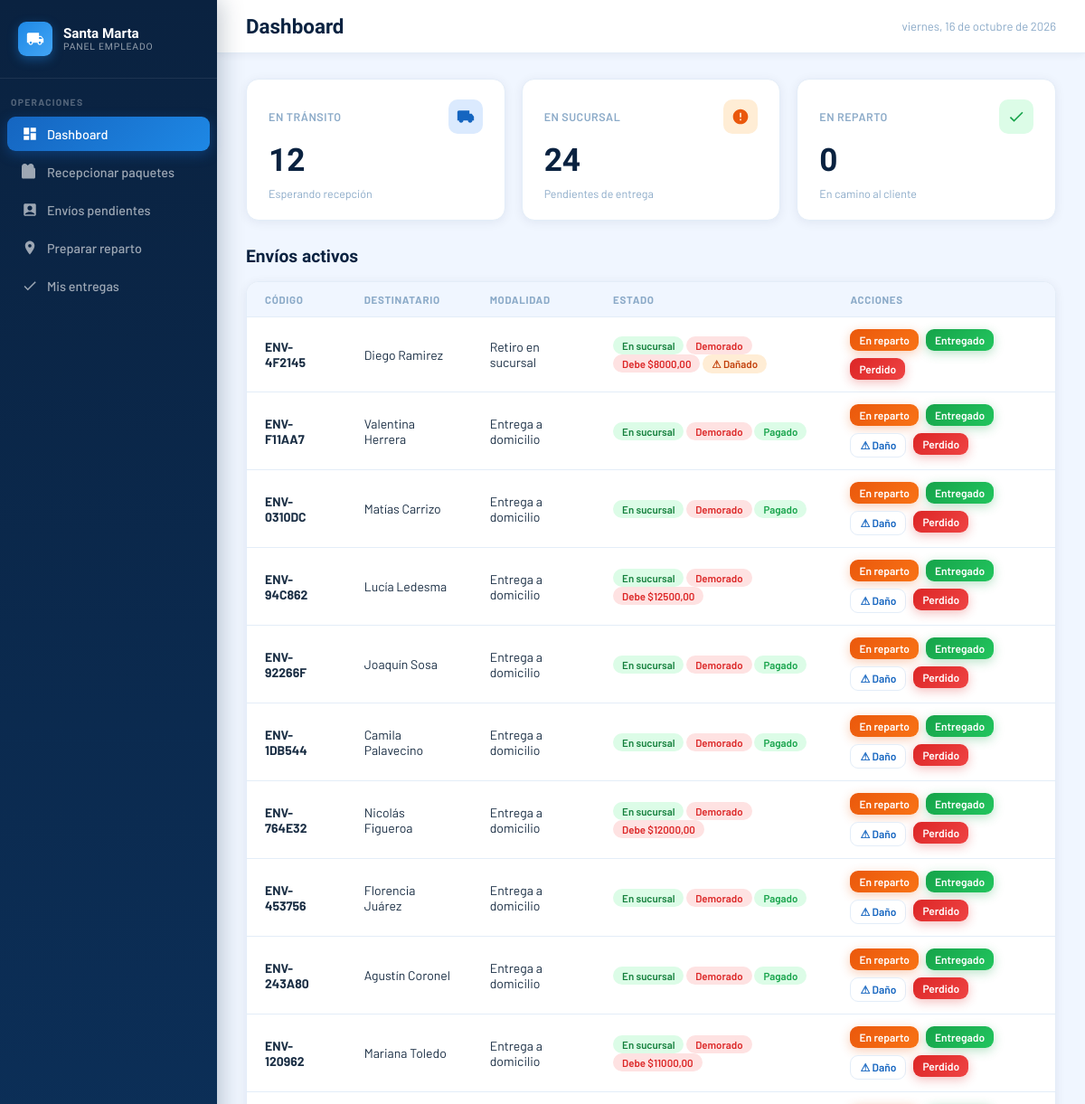
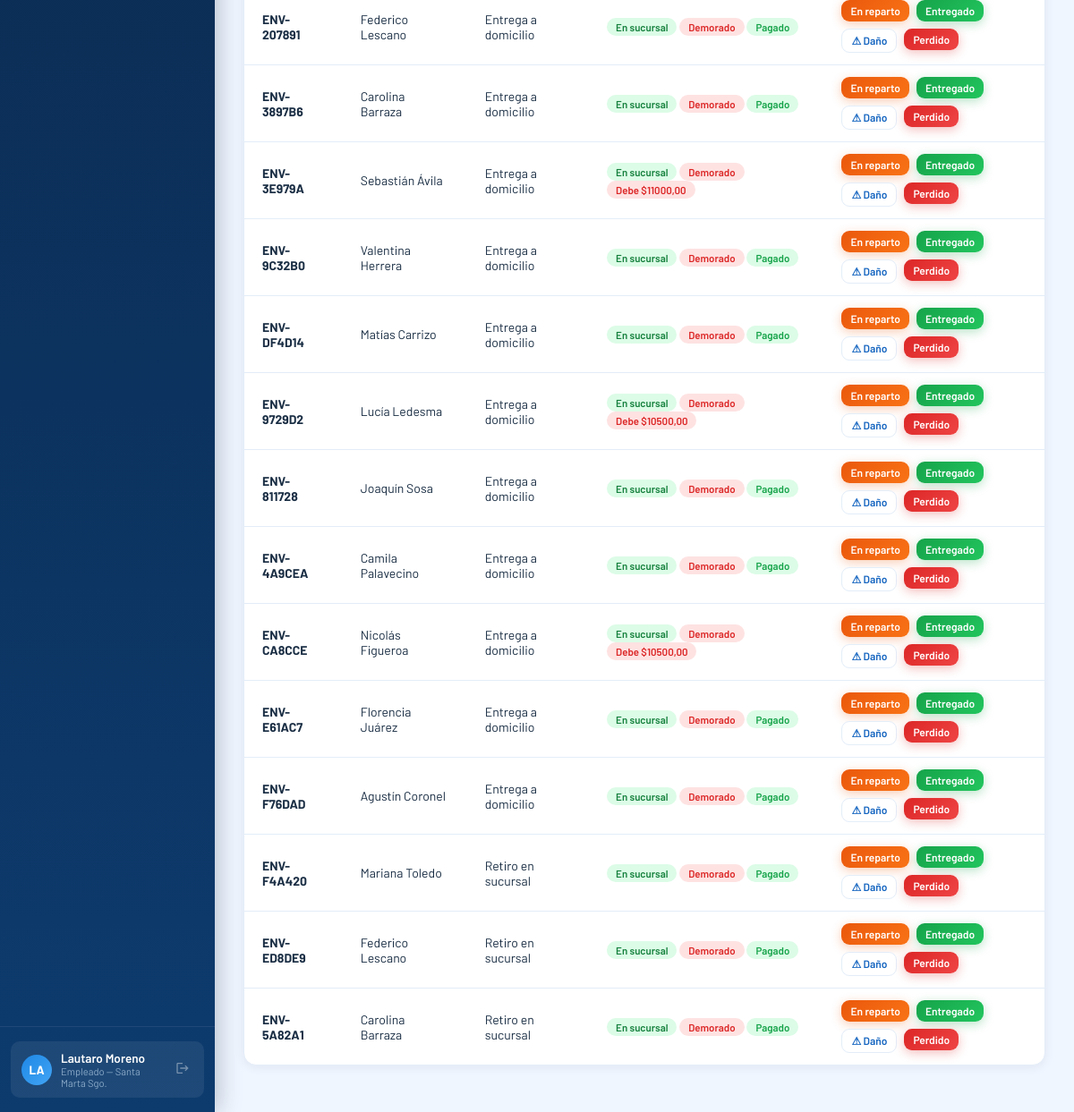
The app's page /empleado/dashboard/ (signed in) with its own data (2 pictures, top to bottom).
### core/models.py (models this page shows, shortened)
class Usuario(AbstractUser):
    ROL_CHOICES = [
        ('admin', 'Administrador'),
        ('empleado', 'Empleado'),
        ('cliente', 'Cliente'),
    ]
    rol = models.CharField(max_length=20, choices=ROL_CHOICES)
    dni = models.CharField(max_length=20, unique=True)
    telefono = models.CharField(max_length=20, blank=True)

class Envio(models.Model):
    ESTADO_CHOICES = [
        ('pendiente', 'Pendiente'),
        ('en_transito', 'En tránsito'),
        ('en_sucursal', 'En sucursal'),
        ('en_reparto', 'En reparto'),
        ('entregado', 'Entregado'),
        ('cancelado', 'Cancelado'),
        ('devuelto', 'Devuelto'),
        ('retenido', 'Retenido'),
        ('extraviado', 'Extraviado'),
    ]
    MODALIDAD_CHOICES = [
        ('domicilio', 'Entrega a domicilio'),
        ('sucursal', 'Retiro en sucursal'),
    ]
    ZONA_CHOICES = [
        ('norte', 'Norte'),
        ('sur', 'Sur'),
        ('este', 'Este'),
        ('oeste', 'Oeste'),
    ]
    codigo = models.CharField(max_length=20, unique=True, editable=False)
    destinatario = models.ForeignKey(Usuario, on_delete=models.PROTECT, related_name='envios')
    despacho = models.ForeignKey(Despacho, on_delete=models.SET_NULL, null=True, blank=True, related_name='envios')
    contenido = models.CharField(max_length=200)
    peso = models.DecimalField(max_digits=6, decimal_places=2, default=1, help_text='Peso en kilogramos')
    precio = models.DecimalField(max_digits=10, decimal_places=2)
    estado = models.CharField(max_length=20, choices=ESTADO_CHOICES, default='pendiente')
    modalidad = models.CharField(max_length=20, choices=MODALIDAD_CHOICES)
    direccion_entrega = models.CharField(max_length=200, blank=True)
    zona = models.CharField(max_length=10, choices=ZONA_CHOICES, blank=True)
    fecha_registro = models.DateTimeField(auto_now_add=True)
    fecha_actualizacion = models.DateTimeField(auto_now=True)
    fecha_recepcion = models.DateTimeField(null=True, blank=True)
    fecha_entrega = models.DateTimeField(null=True, blank=True)
    entregado_por = models.ForeignKey(
        Usuario, on_delete=models.SET_NULL, null=True, blank=True, related_name='entregas_realizadas'
    )
    lat = models.FloatField(null=True, blank=True)
    lon = models.FloatField(null=True, blank=True)
    notificado_demora = models.BooleanField(default=False)
    intentos_entrega = models.PositiveSmallIntegerField(default=0)
    ESTADOS_ACTIVOS = ['pendiente', 'en_transito', 'en_sucursal', 'en_reparto']
    UMBRAL_DEMORA_DIAS = 2
    MAX_INTENTOS_ENTREGA = 2
    UMBRAL_RETENCION_DIAS = 20
    @property
    def dias_sin_actualizar(self):
        return (timezone.now() - self.fecha_actualizacion).days
    @property
    def esta_demorado(self):
        return self.estado in self.ESTADOS_ACTIVOS and self.dias_sin_actualizar > self.UMBRAL_DEMORA_DIAS
    @property
    def tiene_danio_reportado(self):
        return self.incidencias.filter(tipo='danado').exists()
    @property
    def tiene_perdida_reportada(self):
        return self.incidencias.filter(tipo='perdido').exists()
    @property
    def monto_pagado(self):
        return self.pagos.filter(anulado=False, verificado=True).aggregate(total=models.Sum('monto'))['total'] or 0
    @property
    def esta_pagado(self):
        return self.monto_pagado >= self.precio
    @property
    def saldo_pendiente(self):
        return max(self.precio - self.monto_pagado, 0)
    @property
    def tiene_pago_pendiente_verificacion(self):
        return self.pagos.filter(anulado=False, verificado=False).exists()

### empleado/views.py (the view)
# urls.py: path('dashboard/', views.dashboard_view, name='admin_dashboard'),
@login_required
def dashboard_view(request):
    if request.user.rol != 'empleado':
        return redirect('inicio')
    return render(request, 'empleado/dashboard.html', _contexto_dashboard(request))

### core/models.py (called while the page is built)
    @property
    def total_envios(self):
        return self.envios.exclude(estado='cancelado').count()

    @property
    def envios_recibidos(self):
        return self.envios.exclude(estado__in=['pendiente', 'en_transito', 'extraviado']).count()

### empleado/views.py (called while the page is built)
def _contexto_dashboard(request):
    return {
        'envios_transito': Envio.objects.filter(estado='en_transito'),
        'envios_sucursal': Envio.objects.filter(estado='en_sucursal'),
        'envios_reparto': Envio.objects.filter(estado='en_reparto'),
        'envios_retenidos': Envio.objects.filter(estado='retenido'),
        'despachos_pendientes': Despacho.objects.filter(
            fecha_salida__isnull=False, recepcion_finalizada=False
        ).order_by('fecha_salida'),
        'transito_sin_despacho': Envio.objects.filter(estado='en_transito', despacho__isnull=True),
        'mis_entregas': Envio.objects.filter(entregado_por=request.user).select_related('destinatario').order_by('-fecha_entrega'),
        'repartos_activos': RepartoActivo.objects.filter(empleado=request.user).select_related(),
    }

### empleado/templates/empleado/dashboard.html (shortened to what this page needs)
<!DOCTYPE html>
<html lang="es">
<head>
</head>
<body>
<aside class="sidebar">
  <div class="sidebar-logo">
    <div class="sidebar-logo-icon">
    </div>
    <div class="sidebar-logo-text">Santa Marta<span>Panel Empleado</span></div>
  </div>
  <div class="sidebar-section">Operaciones</div>
  <a href="#" class="nav-item active" onclick="showPage('dashboard')">
    <svg viewBox="0 0 24 24" fill="currentColor"><path d="M3 13h8V3H3v10zm0 8h8v-6H3v6zm10 0h8V11h-8v10zm0-18v6h8V3h-8z"/></svg>Dashboard
  </a>
  <a href="#" class="nav-item" onclick="showPage('recepcionar')">
    <svg viewBox="0 0 24 24" fill="currentColor"><path d="M20 6h-2.18c.07-.44.18-.88.18-1.36C18 2.06 15.96 0 13.5 0c-1.23 0-2.31.5-3.11 1.3L9 2.7 7.61 1.3C6.81.5 5.73 0 4.5 0 2.04 0 0 2.06 0 4.64c0 .48.11.92.18 1.36H0v14c0 1.1.9 2 2 2h16c1.1 0 2-.9 2-2V8c0-1.1-.9-2-2-2z"/></svg>Recepcionar paquetes
  </a>
  <a href="#" class="nav-item" onclick="showPage('pendientes')">
    <svg viewBox="0 0 24 24" fill="currentColor"><path d="M19 3H5c-1.1 0-2 .9-2 2v14c0 1.1.9 2 2 2h14c1.1 0 2-.9 2-2V5c0-1.1-.9-2-2-2zm-7 3c1.93 0 3.5 1.57 3.5 3.5S13.93 13 12 13s-3.5-1.57-3.5-3.5S10.07 6 12 6zm7 13H5v-.23c0-.62.28-1.2.76-1.58C7.47 15.82 9.64 15 12 15s4.53.82 6.24 2.19c.48.38.76.97.76 1.58V19z"/></svg>Envíos pendientes
  </a>
  <a href="{% url 'empleado_preparar_reparto' %}" class="nav-item">
    <svg viewBox="0 0 24 24" fill="currentColor"><path d="M12 2C8.13 2 5 5.13 5 9c0 5.25 7 13 7 13s7-7.75 7-13c0-3.87-3.13-7-7-7zm0 9.5A2.5 2.5 0 1 1 12 6.5a2.5 2.5 0 0 1 0 5z"/></svg>Preparar reparto
  </a>
  <a href="#" class="nav-item" onclick="showPage('mis-entregas')">
    <svg viewBox="0 0 24 24" fill="currentColor"><path d="M9 16.17L4.83 12l-1.42 1.41L9 19 21 7l-1.41-1.41z"/></svg>Mis entregas
  </a>
  <div class="sidebar-footer">
    <div class="user-badge">
      <div class="user-avatar">{{ user.first_name|slice:":2"|upper }}</div>
      <div class="user-info">
        <div class="user-name">{{ user.get_full_name }}</div>
        <div class="user-role">Empleado — Santa Marta Sgo.</div>
      </div>
      <form method="POST" action="{% url 'logout' %}">
        <button type="submit" class="logout-btn">
          <svg viewBox="0 0 24 24" fill="currentColor"><path d="M17 7l-1.41 1.41L18.17 11H8v2h10.17l-2.58 2.58L17 17l5-5zM4 5h8V3H4c-1.1 0-2 .9-2 2v14c0 1.1.9 2 2 2h8v-2H4V5z"/></svg>
        </button>
      </form>
    </div>
  </div>
</aside>
<div class="main">
  <div class="topbar">
    <div class="topbar-title" id="page-title">Dashboard</div>
    <span class="topbar-date" id="topbar-date"></span>
  </div>
  <div class="content">
    <div id="page-dashboard">
      <div class="stats-grid">
        <div class="stat-card">
          <div class="stat-card-top"><span class="stat-card-label">En tránsito</span><div class="stat-icon blue"><svg viewBox="0 0 24 24" fill="currentColor"><path d="M20 8h-3V4H3c-1.1 0-2 .9-2 2v11h2c0 1.66 1.34 3 3 3s3-1.34 3-3h6c0 1.66 1.34 3 3 3s3-1.34 3-3h2v-5l-3-4z"/></svg></div></div>
          <div class="stat-card-num">{{ envios_transito.count }}</div>
          <div class="stat-card-sub">Esperando recepción</div>
        </div>
        <div class="stat-card">
          <div class="stat-card-top"><span class="stat-card-label">En sucursal</span><div class="stat-icon orange"><svg viewBox="0 0 24 24" fill="currentColor"><path d="M12 2C6.48 2 2 6.48 2 12s4.48 10 10 10 10-4.48 10-10S17.52 2 12 2zm1 15h-2v-2h2v2zm0-4h-2V7h2v6z"/></svg></div></div>
          <div class="stat-card-num">{{ envios_sucursal.count }}</div>
          <div class="stat-card-sub">Pendientes de entrega</div>
        </div>
        <div class="stat-card">
          <div class="stat-card-top"><span class="stat-card-label">En reparto</span><div class="stat-icon green"><svg viewBox="0 0 24 24" fill="currentColor"><path d="M9 16.17L4.83 12l-1.42 1.41L9 19 21 7l-1.41-1.41L9 16.17z"/></svg></div></div>
          <div class="stat-card-num">{{ envios_reparto.count }}</div>
          <div class="stat-card-sub">En camino al cliente</div>
        </div>
      </div>
      <div class="section-header">
        <div class="section-title">Envíos activos</div>
      </div>
      <div class="table-card">
        <table>
          <thead><tr><th>Código</th><th>Destinatario</th><th>Modalidad</th><th>Estado</th><th>Acciones</th></tr></thead>
          <tbody>
            {% for envio in envios_sucursal %}
            <tr>
              <td><strong>{{ envio.codigo }}</strong></td>
              <td>{{ envio.destinatario.get_full_name }}</td>
              <td>{{ envio.get_modalidad_display }}</td>
              <td><span class="badge badge-sucursal">En sucursal</span> {% if envio.esta_demorado %}<span class="badge" style="background:#fee2e2;color:#dc2626;">Demorado</span>{% endif %} {% if envio.esta_pagado %}<span class="badge" style="background:#dcfce7;color:#16a34a;">Pagado</span>{% elif envio.tiene_pago_pendiente_verificacion %}<span class="badge" style="background:#fef9c3;color:#a16207;">⏳ Verificando pago</span>{% else %}<span class="badge" style="background:#fee2e2;color:#dc2626;">Debe ${{ envio.saldo_pendiente }}</span>{% endif %} {% if envio.tiene_danio_reportado %}<span class="badge" style="background:#ffedd5;color:#c2410c;">⚠ Dañado</span>{% endif %}</td>
              <td style="display:flex;gap:8px;flex-wrap:wrap;">
                <form method="POST" action="{% url 'empleado_estado' %}">
                  <button type="submit" class="btn btn-orange" style="padding:5px 10px;font-size:.75rem;">En reparto</button>
                </form>
                <form method="POST" action="{% url 'empleado_estado' %}" id="form-entregar-dash-suc-{{ envio.id }}">
                  <button type="submit" class="btn btn-green" style="padding:5px 10px;font-size:.75rem;">Entregado</button>
                </form>
                {% if not envio.tiene_danio_reportado %}
                <form method="POST" action="{% url 'empleado_reportar_danio' %}" onsubmit="return confirm('¿Reportar que este paquete está dañado?');">
                  <button type="submit" class="btn btn-outline" style="padding:5px 10px;font-size:.75rem;">⚠ Daño</button>
                </form>
                {% endif %}
                {% if not envio.tiene_perdida_reportada %}
                <form method="POST" action="{% url 'empleado_reportar_perdida' %}" onsubmit="return confirm('¿Reportar este paquete como perdido? Quedará marcado como extraviado.');">
                  <button type="submit" class="btn btn-red" style="padding:5px 10px;font-size:.75rem;">Perdido</button>
                </form>
                {% endif %}
              </td>
            </tr>
            {% endfor %}
          </tbody>
        </table>
      </div>
    </div>
  </div>
</div>
</body>
</html>

### records on screen
Usuario: first_name "LA", get_full_name "Lautaro Moreno"
Envio: codigo "ENV-4F2145", destinatario.get_full_name "Diego Ramirez", modalidad "Retiro en sucursal", estado "Demorado", saldo_pendiente "8000,00", shows "⚠ Dañado"
Envio: codigo "ENV-F11AA7", destinatario.get_full_name "Valentina Herrera", modalidad "Entrega a domicilio", estado "Demorado", precio "Pagado"
Envio: codigo "ENV-0310DC", destinatario.get_full_name "Matías Carrizo", modalidad "Entrega a domicilio", estado "Demorado", precio "Pagado"
Envio: codigo "ENV-94C862", destinatario.get_full_name "Lucía Ledesma", modalidad "Entrega a domicilio", estado "Demorado", saldo_pendiente "12500,00"
Envio: codigo "ENV-92266F", destinatario.get_full_name "Joaquín Sosa", modalidad "Entrega a domicilio", estado "Demorado", precio "Pagado"
Envio: codigo "ENV-1DB544", destinatario.get_full_name "Camila Palavecino", modalidad "Entrega a domicilio", estado "Demorado", precio "Pagado"
Envio: codigo "ENV-764E32", destinatario.get_full_name "Nicolás Figueroa", modalidad "Entrega a domicilio", estado "Demorado", saldo_pendiente "12000,00"
Envio: codigo "ENV-453756", destinatario.get_full_name "Florencia Juárez", modalidad "Entrega a domicilio", estado "Demorado", precio "Pagado"
Envio: codigo "ENV-243A80", destinatario.get_full_name "Agustín Coronel", modalidad "Entrega a domicilio", estado "Demorado", precio "Pagado"
Envio: codigo "ENV-120962", destinatario.get_full_name "Mariana Toledo", modalidad "Entrega a domicilio", estado "Demorado", saldo_pendiente "11000,00"
Envio: codigo "ENV-207891", destinatario.get_full_name "Federico Lescano", modalidad "Entrega a domicilio", estado "Demorado", precio "Pagado"
Envio: codigo "ENV-3897B6", destinatario.get_full_name "Carolina Barraza", modalidad "Entrega a domicilio", estado "Demorado", precio "Pagado"
Envio: codigo "ENV-3E979A", destinatario.get_full_name "Sebastián Ávila", modalidad "Entrega a domicilio", estado "Demorado", saldo_pendiente "11000,00"
Envio: codigo "ENV-9C32B0", destinatario.get_full_name "Valentina Herrera", modalidad "Entrega a domicilio", estado "Demorado", precio "Pagado"
Envio: codigo "ENV-DF4D14", destinatario.get_full_name "Matías Carrizo", modalidad "Entrega a domicilio", estado "Demorado", precio "Pagado"
Envio: codigo "ENV-9729D2", destinatario.get_full_name "Lucía Ledesma", modalidad "Entrega a domicilio", estado "Demorado", saldo_pendiente "10500,00"
Envio: codigo "ENV-811728", destinatario.get_full_name "Joaquín Sosa", modalidad "Entrega a domicilio", estado "Demorado", precio "Pagado"
Envio: codigo "ENV-4A9CEA", destinatario.get_full_name "Camila Palavecino", modalidad "Entrega a domicilio", estado "Demorado", precio "Pagado"
Envio: codigo "ENV-CA8CCE", destinatario.get_full_name "Nicolás Figueroa", modalidad "Entrega a domicilio", estado "Demorado", saldo_pendiente "10500,00"
Envio: codigo "ENV-E61AC7", destinatario.get_full_name "Florencia Juárez", modalidad "Entrega a domicilio", estado "Demorado", precio "Pagado"
Envio: codigo "ENV-F76DAD", destinatario.get_full_name "Agustín Coronel", modalidad "Entrega a domicilio", estado "Demorado", precio "Pagado"
Envio: codigo "ENV-F4A420", destinatario.get_full_name "Mariana Toledo", modalidad "Retiro en sucursal", estado "Demorado", precio "Pagado"
Envio: codigo "ENV-ED8DE9", destinatario.get_full_name "Federico Lescano", modalidad "Retiro en sucursal", estado "Demorado", precio "Pagado"
Envio: codigo "ENV-5A82A1", destinatario.get_full_name "Carolina Barraza", modalidad "Retiro en sucursal", estado "Demorado", precio "Pagado"

### other values on screen
{{ envios_transito.count }} "12"
{{ envios_sucursal.count }} "24"
{{ envios_reparto.count }} "0"
